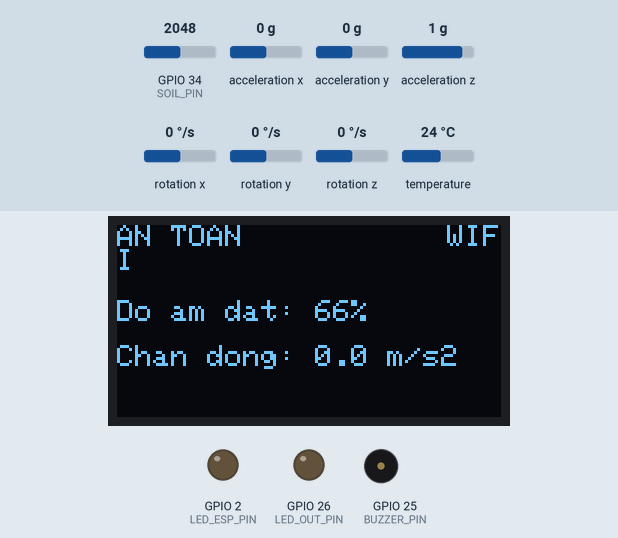
This sketch was run on a simulated ESP32. Shown: 128×64 one-colour display, output pins drawn as LEDs (lit = HIGH), buzzer (waves = sounding, pin HIGH). The test bench sets the inputs (shaded band); at power-on: acceleration x 0 g, GPIO 34 (SOIL_PIN) = 2048, acceleration z 1 g, acceleration y 0 g, rotation x 0 °/s, rotation y 0 °/s, rotation z 0 °/s, temperature 24 °C. WiFi joins after 1.5 s; servers stay silent unless stated; web services answer with replies made up by the test bench; what the sketch prints to the serial monitor is not drawn.

Above: at 9.2 s.
9.3 s: acceleration x set to -0.5 g
At 10.0 s:
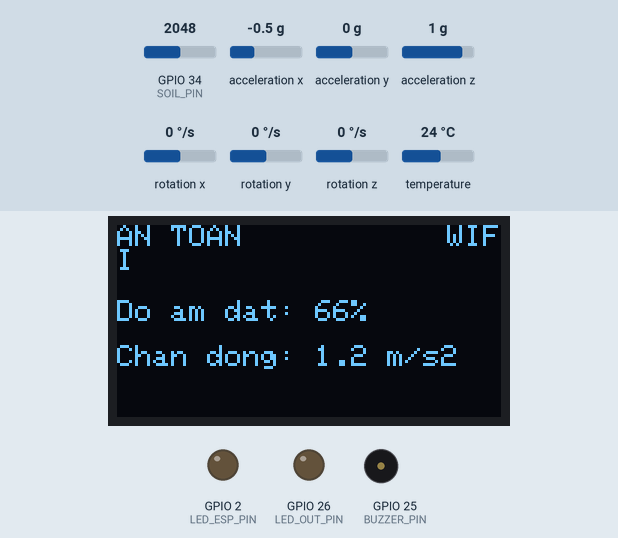
11.1 s: acceleration x set to -0.8 g
At 12.8 s:
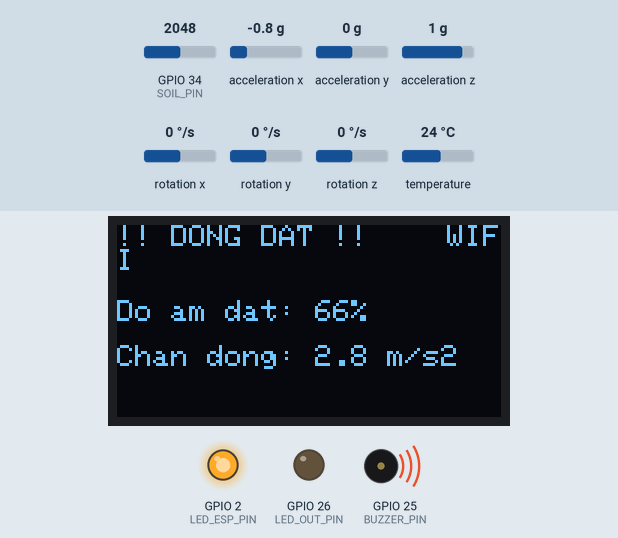
13.1 s: GPIO 34 (SOIL_PIN) set to 1656
At 14.5 s:
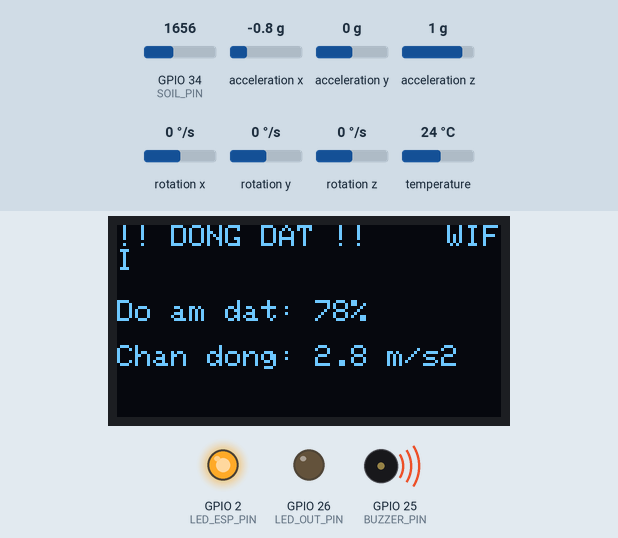
15.1 s: GPIO 34 (SOIL_PIN) set to 1533
At 16.1 s:
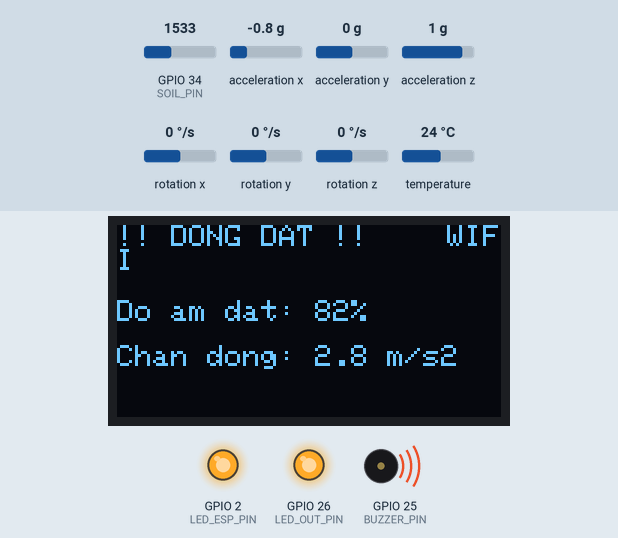
17.1 s: acceleration z set to 0.7 g
At 17.4 s:
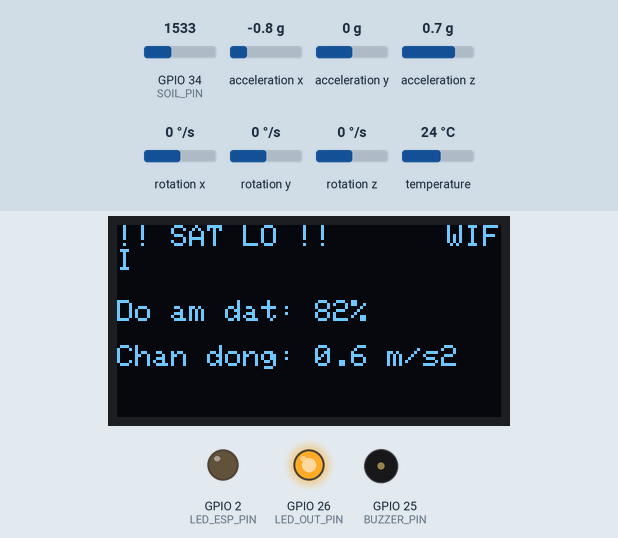
18.6 s: acceleration y set to -1.4 g
At 19.8 s:
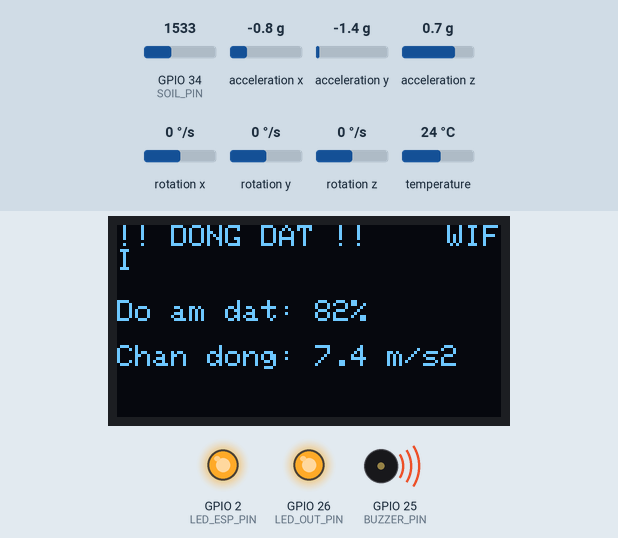
Timing chart, 0 to 21.1 s (numbered marks = the images above; inputs shaded):
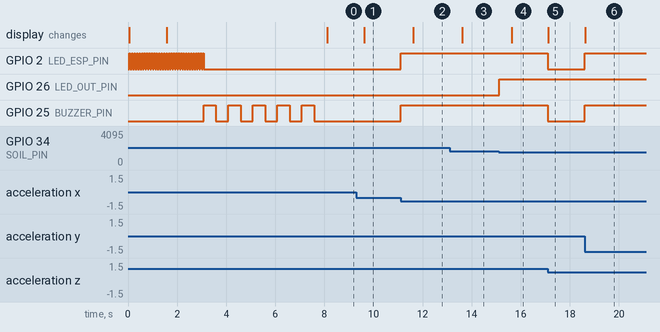

The sketch:

code.ino
```cpp
#include <Wire.h>
#include <Adafruit_GFX.h>
#include <Adafruit_SSD1306.h>
#include <Adafruit_MPU6050.h>
#include <Adafruit_Sensor.h>
#include <Ticker.h>
#include <WiFi.h>
#include <HTTPClient.h>

// ==========================================
// 1. CẤU HÌNH WIFI & THINGSPEAK (ĐIỀN THÔNG TIN CỦA BẠN VÀO ĐÂY)
// ==========================================
const char* ssid = "TEN_WIFI_CUA_BAN";
const char* password = "MAT_KHAU_WIFI";
String writeAPIKey = "KU4M2NDRH3ZGK622";

// ==========================================
// 2. CẤU HÌNH CHÂN CẮM (PIN MAPPING)
// ==========================================
#define SCREEN_WIDTH 128
#define SCREEN_HEIGHT 64
#define OLED_RESET    -1
#define OLED_ADDRESS  0x3C

#define SOIL_PIN      34
#define BUZZER_PIN    25
#define LED_ESP_PIN   2
#define LED_OUT_PIN   26

Adafruit_SSD1306 display(SCREEN_WIDTH, SCREEN_HEIGHT, &Wire, OLED_RESET);
Adafruit_MPU6050 mpu;
Ticker blinkTicker;

// --- Ngưỡng cảnh báo Thiên tai ---
const int LANDSLIDE_THRESHOLD = 80;
const float EARTHQUAKE_THRESHOLD = 2.0;

// --- Biến thời gian (Không dùng delay) ---
unsigned long lastDisplayTime = 0;
unsigned long lastThingSpeakTime = 0;
const int DISPLAY_INTERVAL = 500;          // Cập nhật OLED 0.5s/lần
const int THINGSPEAK_INTERVAL = 20000;     // Đẩy dữ liệu lên web 20s/lần (ThingSpeak giới hạn 15s/lần)

// ==========================================
// 3. CÁC HÀM PHỤ TRỢ
// ==========================================
void toggleLED() {
  digitalWrite(LED_ESP_PIN, !digitalRead(LED_ESP_PIN));
}

void triggerAlarm(String errorMessage) {
  blinkTicker.detach();
  Serial.println(errorMessage);
  unsigned long startMillis = millis();
  while (millis() - startMillis < 10000) {
    digitalWrite(LED_ESP_PIN, HIGH); digitalWrite(BUZZER_PIN, HIGH); delay(500);
    digitalWrite(LED_ESP_PIN, LOW);  digitalWrite(BUZZER_PIN, LOW);  delay(500);
  }
  while (1) { delay(10); }
}

// ==========================================
// 4. HÀM SETUP (KHỞI ĐỘNG)
// ==========================================
void setup() {
  Serial.begin(115200);

  pinMode(BUZZER_PIN, OUTPUT); pinMode(LED_ESP_PIN, OUTPUT);
  pinMode(LED_OUT_PIN, OUTPUT); pinMode(SOIL_PIN, INPUT);

  blinkTicker.attach(0.05, toggleLED);

  Wire.begin();
  Wire.setClock(800000);

  if (!display.begin(SSD1306_SWITCHCAPVCC, OLED_ADDRESS)) triggerAlarm("Loi: OLED");

  // --- KẾT NỐI WIFI CÓ HIỂN THỊ LÊN OLED ---
  display.clearDisplay();
  display.setTextSize(1);
  display.setTextColor(SSD1306_WHITE);
  display.setCursor(0, 10);
  display.print("Connecting WiFi...");
  display.display();

  WiFi.begin(ssid, password);
  int attempts = 0;
  while (WiFi.status() != WL_CONNECTED && attempts < 20) { // Thử kết nối 10 giây
    delay(500);
    Serial.print(".");
    attempts++;
  }

  display.clearDisplay();
  display.setCursor(0, 10);
  if (WiFi.status() == WL_CONNECTED) {
    display.println("WiFi: CONNECTED!");
    Serial.println("\nWiFi Connected. IP: " + WiFi.localIP().toString());
  } else {
    display.println("WiFi: OFFLINE MODE");
    Serial.println("\nWiFi Failed. Running Offline Mode.");
  }
  display.display();
  delay(1500);

  // --- KIỂM TRA MPU6050 ---
  if (!mpu.begin()) triggerAlarm("Loi: MPU6050");
  mpu.setAccelerometerRange(MPU6050_RANGE_4_G);
  mpu.setFilterBandwidth(MPU6050_BAND_21_HZ);

  blinkTicker.detach();
  digitalWrite(LED_ESP_PIN, LOW);

  for (int i = 0; i < 5; i++) {
    digitalWrite(BUZZER_PIN, HIGH); delay(500);
    digitalWrite(BUZZER_PIN, LOW);  delay(500);
  }
}

// ==========================================
// 5. HÀM LOOP (CHẠY CHÍNH)
// ==========================================
void loop() {
  // --- A. ĐỌC CẢM BIẾN ---
  sensors_event_t a, g, temp;
  mpu.getEvent(&a, &g, &temp);
  float totalAccel = sqrt(a.acceleration.x * a.acceleration.x + a.acceleration.y * a.acceleration.y + a.acceleration.z * a.acceleration.z);
  float vibration = abs(totalAccel - 9.8);
  bool isEarthquake = (vibration > EARTHQUAKE_THRESHOLD);

  int soilValue = analogRead(SOIL_PIN);
  int soilMoisturePercent = map(soilValue, 4095, 1000, 0, 100);
  if (soilMoisturePercent < 0) soilMoisturePercent = 0;
  if (soilMoisturePercent > 100) soilMoisturePercent = 100;
  bool isLandslideRisk = (soilMoisturePercent > LANDSLIDE_THRESHOLD);

  // --- B. ĐIỀU KHIỂN ĐÈN/CÒI ---
  if (isLandslideRisk) digitalWrite(LED_OUT_PIN, HIGH);
  else digitalWrite(LED_OUT_PIN, LOW);

  if (isEarthquake) {
    digitalWrite(BUZZER_PIN, HIGH); digitalWrite(LED_ESP_PIN, HIGH);
  } else {
    digitalWrite(BUZZER_PIN, LOW); digitalWrite(LED_ESP_PIN, LOW);
  }

  // --- C. HIỂN THỊ OLED ---
  if (millis() - lastDisplayTime >= DISPLAY_INTERVAL) {
    lastDisplayTime = millis();
    display.clearDisplay();
    display.setTextSize(1);
    display.setTextColor(SSD1306_WHITE);

    // Trạng thái WiFi (Góc trên bên phải)
    display.setCursor(110, 0);
    if(WiFi.status() == WL_CONNECTED) display.print("WIFI");
    else display.print("OFF");

    display.setCursor(0, 0);
    if (isEarthquake) display.println("!! DONG DAT !!");
    else if (isLandslideRisk) display.println("!! SAT LO !!");
    else display.println("AN TOAN");

    display.setCursor(0, 25);
    display.print("Do am dat: "); display.print(soilMoisturePercent); display.println("%");

    display.setCursor(0, 40);
    display.print("Chan dong: "); display.print(vibration, 1); display.println(" m/s2");

    display.display();
  }

  // --- D. ĐẨY DỮ LIỆU LÊN THINGSPEAK (MỖI 20 GIÂY) ---
  if (millis() - lastThingSpeakTime >= THINGSPEAK_INTERVAL) {
    lastThingSpeakTime = millis();

    // Chỉ gửi nếu có mạng
    if (WiFi.status() == WL_CONNECTED) {
      HTTPClient http;

      // Tạo đường link API
      String url = "http://api.thingspeak.com/update?api_key=" + writeAPIKey +
                   "&field1=" + String(soilMoisturePercent) +
                   "&field2=" + String(vibration, 2) +
                   "&field3=" + String(isLandslideRisk ? 1 : 0) +
                   "&field4=" + String(isEarthquake ? 1 : 0);

      http.begin(url);
      int httpCode = http.GET(); // Thực hiện lệnh gửi

      if (httpCode > 0) {
        Serial.print("Da gui ThingSpeak. Ma HTTP: ");
        Serial.println(httpCode); // Code 200 là thành công
      } else {
        Serial.println("Loi gui ThingSpeak!");
      }
      http.end(); // Đóng kết nối để tiết kiệm RAM
    }
  }
}
```

Measured:
- the behaviour switches between -0.6 and -0.7 g on acceleration x (found by bisection; images 1 and 2)
- the behaviour switches between 1589 and 1588 on GPIO 34 (SOIL_PIN) (found by bisection; images 3 and 4)
- the behaviour switches between 0.9 and 0.8 g on acceleration z (found by bisection; images 4 and 5)
- after the input at 9.3 s, the display: changes after 0.31 s (image 1)
- after the input at 11.1 s, GPIO 2 (LED_ESP_PIN), GPIO 25 (BUZZER_PIN): LOW → HIGH at once; the display: changes after 0.52 s (image 2)
- after the input at 13.1 s, the display: changes after 0.52 s (image 3)
- after the input at 15.1 s, GPIO 26 (LED_OUT_PIN): LOW → HIGH at once; the display: changes after 0.52 s (image 4)
- after the input at 17.1 s, GPIO 2 (LED_ESP_PIN), GPIO 25 (BUZZER_PIN): HIGH → LOW at once; the display: changes at once (image 5)
- after the input at 18.6 s, GPIO 2 (LED_ESP_PIN), GPIO 25 (BUZZER_PIN): LOW → HIGH at once; the display: changes at once (image 6)
